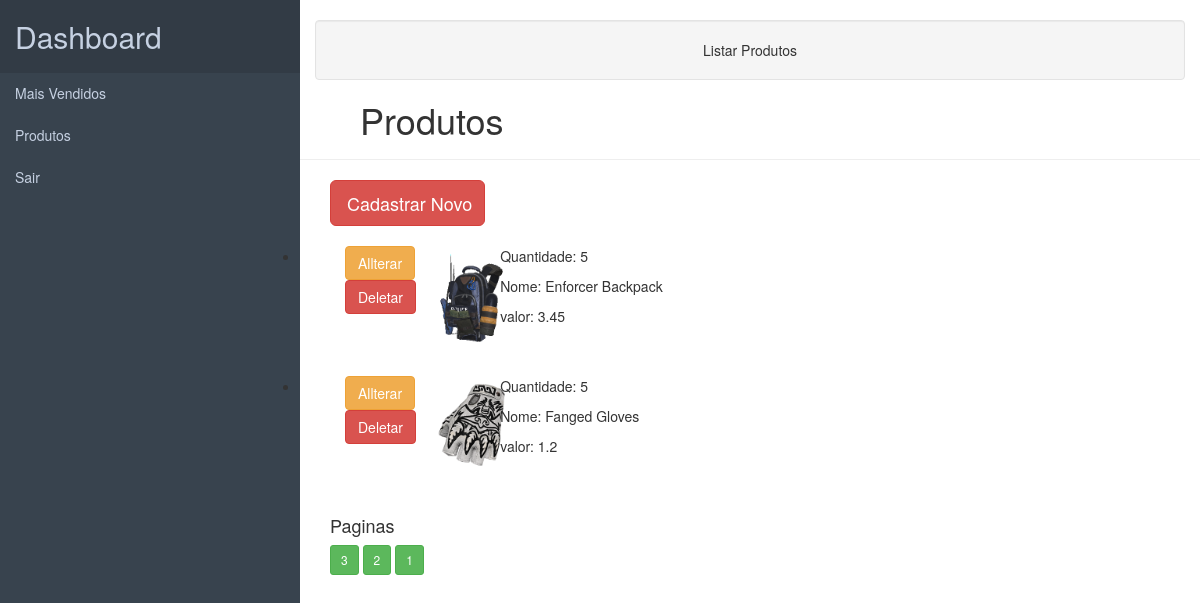
The page /controlProduto.php?pagina=3 on the database its author committed.
### tables this page shows
CREATE TABLE "skin" ("codSkin" INTEGER PRIMARY KEY  AUTOINCREMENT  NOT NULL  UNIQUE , "precoSkin" FLOAT NOT NULL , "descSkin" TEXT NOT NULL , "imgSkin" TEXT NOT NULL , "codTipoSkin" INTEGER NOT NULL , "nomeSkin" TEXT, "quantSkin" INTEGER NOT NULL  DEFAULT 5);

### listTopProc.php (called while the page is built, shortened)
<?php
  $conexaoBanco = new PDO('sqlite:Ecommerce.sqlite') or die ("Não Conectou!");
  $SQL = "SELECT * FROM skin limit $inicio,$registros";
  $resultado = $conexaoBanco->query($SQL);
  $prod = $resultado->fetchAll();
 ?>

### ecommerceCon.php (called while the page is built, shortened)
<?php
    $conexaoBanco = new PDO('sqlite:Ecommerce.sqlite') or die ("Não Conectou!");
    if($categoria != null){
        $sqlCount ="SELECT COUNT(*) AS total FROM skin WHERE codTipoSkin = '$categoria';";
    }else{
        $sqlCount ="SELECT COUNT(*) AS total FROM skin; ";
    }
    $resultado = $conexaoBanco->query($sqlCount);
    $total = $resultado->fetchAll();
    $totalRegistro = $total[0]['total'];
    $numPaginas = ceil($totalRegistro/$registros);
?>

### controlProduto.php (the view, shortened to what this page needs)
<?php
    $registros = 4;
    $categoria = null;
    $pagina = (isset($_GET['pagina']))? $_GET['pagina'] : 1;
    $inicio = ($registros*$pagina)-$registros;
    include("ecommerceCon.php");
    include("listTopProc.php");
 ?>
<!DOCTYPE html>
<html lang="pt-br">
    <head>
        <link href="adm/css/bootstrap.css" rel="stylesheet">
        <link href="adm/css/personalizado.css" rel="stylesheet">
    </head>
    <body>
        <div class="container-fluid">
            <div class="row content">
                <div class="col-sm-3 sidenav hidden-xs">
                    <h2>Dashboard</h2>
                    <ul class="nav nav-pills nav-stacked">
                        <li><a href="listarTop.php">Mais Vendidos</a></li>
                        <li><a href="controlProduto.php">Produtos</a></li>
                        <li><a href="administradorLogout.php">Sair</a></li>
                    </ul>
                </div><br>
                <div class="col-sm-9"><div class="well text-center">
    Listar Produtos
</div>
                </div>
                        <div class="page-header">
                                <h1>&nbsp &nbsp &nbsp Produtos </h1>
                        </div>
                        <div class="col-sm-4">
                            <div class="col-md-6">
                              <form class="" action="cadastrarProduto.php" method="post">
                                <input type="submit" class="btn btn-lg btn-danger btn-block" value="Cadastrar Novo" name="cadastrar">
                              </form>
                            </div>
                        </div>
                        <div class="col-sm-6">
                            <div class="col-md-6">
                                <br />
                            </div>
                        </div>
                        <div class="shop-loop grid">
                            <ul class="products">
                                <?php
                                            $i = 0;
                                            foreach($prod as $prods) {
                                ?>
                                <li class="product product-no-border style-2 col-md-8 col-sm-8">
                                    <div class="product-container">
                                        <figure>
                                            <div class="product-wrap">
                                                <div class="shop-loop-thumbnail shop-loop-front-thumbnail">
                                                    <div class="col-sm-8">
                                                        <div class="col-md-2">
                                                            <form class="" action="cadastrarProduto.php" method="post"> <input class="btn btn-warning" type="submit" name="Alterar" value="Allterar"></form>
                                                            <form class="" action="deletarProduto.php" method="post"> <input class="btn btn-danger" type="submit" name="Deletar" value="Deletar"></form>
                                                        </div>
                                                        <div class="col-md-2">
                                                            <a><img width="100" height="100" src=<?php echo $prod[$i]['imgSkin']; ?> alt=""/></a>
                                                        </div>
                                                        <div class="col-md-8">
                                                            <p> Quantidade: <?php  if($prod[$i]['quantSkin'] > 0){ echo $prod[$i]['quantSkin']; }else{ echo "EM FALTA"; } ?> </p>
                                                            <p> Nome: <?php echo $prod[$i]['nomeSkin']; ?> </p>
                                                            <p> valor: <?php echo $prod[$i]['precoSkin']; ?> </p>
                                                            <br /> <br />
                                                        </div>
                                                    </div>
                                                </div>
                                            </div>
                                        </figure>
                                    </div>
                                </li>
                                <br />
                                <br />
                                <?php
                                    $i++;
                                 }
                                 ?>
                            </ul>
                        </div>
                        <div class="col-sm-6">
                            <div class="col-md-6">
                                <nav class="commerce-pagination">
                                    <b> <h4> Paginas </h4> </b>
                                    <div class="paginate">
                                        <div class="paginate_links">
                                        <?php for($i = $numPaginas; $i >= 1; $i--) { ?>
                                            <a class="btn btn-sm btn-success" href='controlProduto.php?pagina=<?php echo "$i" ?>'> <?php echo "$i" ?></a>
                                        <?php	} ?>
                                        </div>
                                    </div>
                                </nav>
                            </div>
                        </div>
            </div>
        </div>
    </body>
</html>

### adm/css/personalizado.css (style rules this page uses)
.row.content { height: 950px; }
.sidenav { background-color: #38434e; height: 100%; padding-left: 0px; padding-right: 0px; }
.sidenav h2 { padding-left: 15px; padding-top: 20px; padding-bottom: 20px; margin: 0px; color: #c6d1e2; background-color: #323b45; }
.sidenav ul li a { border-radius: 0px; color: #c6d1e2; }

### rows shown on the page
skin: imgSkin (picture), quantSkin "5", nomeSkin "Enforcer Backpack", precoSkin "3.45"
skin: imgSkin (picture), quantSkin "5", nomeSkin "Fanged Gloves", precoSkin "1.2"
